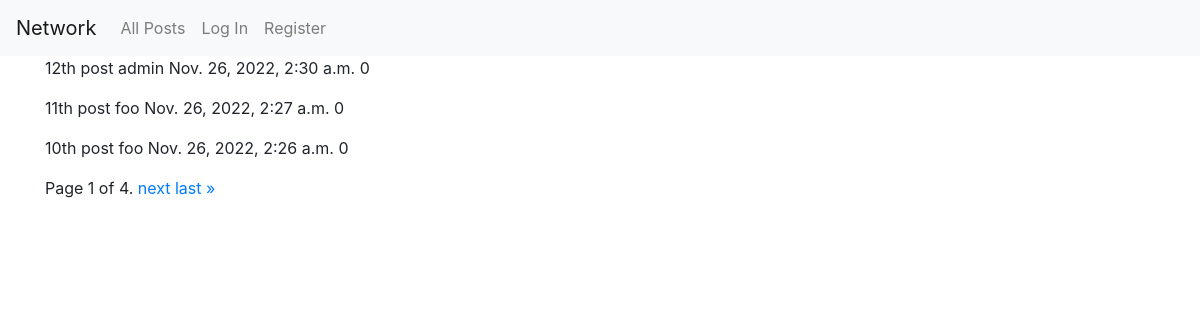
The page / on the database its author committed.
### network/models.py (models this page shows, shortened)
class Post(models.Model):
    content = models.TextField()
    poster = models.ForeignKey('User', on_delete=models.SET_NULL, null=True, related_name="own_posts")
    creation_date = models.DateTimeField(auto_now_add=True)
    def get_likes(self):
        return self.likes.all().count()
    def get_posts(type, user=None):
        posts = Post.objects.all().order_by('-creation_date')
        if type == 'ALL': return posts
        if type == 'USER': return posts.filter(poster=user)
        if type == 'FOLLOWING': return posts.filter(poster__in=user.following.all())

class User(AbstractUser):
    following = models.ManyToManyField('User', blank=True, related_name='followers')

### network/views.py (the view)
# urls.py: path("", views.index, name="index"),
def index(request, posts=None):
    if posts: pass
    else: posts = Post.get_posts(type='ALL')
    items_per_page = 3
    pages = Paginator(posts, items_per_page)
    page_number = request.GET.get('page')
    page_obj = pages.get_page(page_number)
    return render(request, "network/index.html", {
        'form': PostForm(),
        'page_obj': page_obj,
    })

### network/templates/network/index.html (shortened to what this page needs)
{% extends "network/layout.html" %}
{% load static %}
{% block body %}
    {% for post in page_obj %}
        <p>
            {{ post.content }}
            {{ post.poster }}
            {{ post.creation_date }}
            {{ post.get_likes }}
        </p>
    {% endfor %}
    <div class="pagination">
        <span class="step-links">
            <span class="current">
                Page {{ page_obj.number }} of {{ page_obj.paginator.num_pages }}.
            </span>
            {% if page_obj.has_next %}
                <a href="?page={{ page_obj.next_page_number }}">next</a>
                <a href="?page={{ page_obj.paginator.num_pages }}">last &raquo;</a>
            {% endif %}
        </span>
    </div>
{% endblock %}

### rows shown on the page
Post: content "12th post", poster "admin", creation_date "Nov. 26, 2022, 2:30 a.m.", get_likes "0"
Post: content "11th post", poster "foo", creation_date "Nov. 26, 2022, 2:27 a.m.", get_likes "0"
Post: content "10th post", poster "foo", creation_date "Nov. 26, 2022, 2:26 a.m.", get_likes "0"

### other values the page prints
{{ page_obj.number }} "1"
{{ page_obj.paginator.num_pages }} "4"
